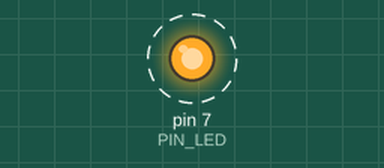
A sketch run on a simulated Arduino Uno, built with avr-gcc and run on an emulated ATmega328P. Parts: output pins drawn as LEDs (lit = HIGH). Dashed ring = blinking.

Above: at 0.5 s.
Timing chart, 0 to 4.6 s (numbered marks = the images above):
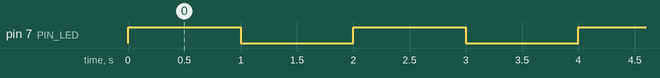

Measured:
- by itself, pin 7 (PIN_LED): alternates HIGH for 1.0 s and LOW for 1.0 s

The sketch:

05_practice_1.ino
```cpp
#define PIN_LED 7

void setup()
{
    pinMode(PIN_LED, OUTPUT);
    Serial.begin(115200); //Initialize serial port
}

void loop()
{
    digitalWrite(PIN_LED, 1);
    delay(1000);
    digitalWrite(PIN_LED, 0);
    delay(1000);
}
```
